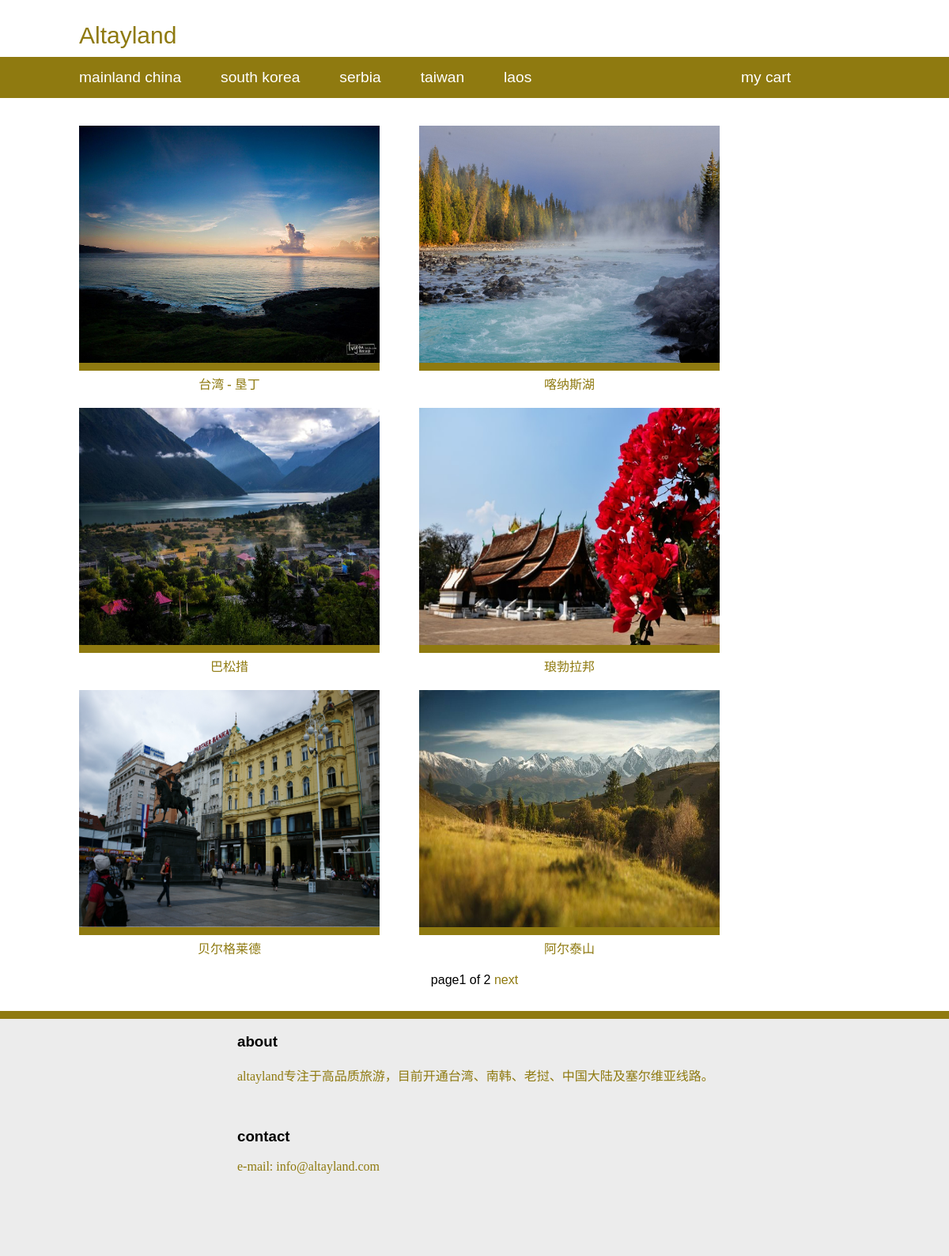
The page / on the database its author committed.
### shop/models.py (models this page shows, shortened)
class Product(models.Model):
    name = models.CharField(max_length=300, db_index=True)
    slug = models.SlugField(max_length=320, db_index=True)
    price = models.DecimalField(max_digits=10, decimal_places=2)
    period = models.CharField(max_length=25)                                        # 旅行時間
    main_image = models.ImageField(upload_to='products/main')                   # 顯示產品主要圖片（只顯示1張）
    available = models.BooleanField(default=True)
    created = models.DateTimeField(auto_now_add=True)
    update = models.DateTimeField(auto_now=True)
    category = models.ForeignKey(Category, related_name='products')
    description = models.TextField()
    itinerary = models.TextField()                                                  # 旅行路線
    q_and_a = models.TextField(blank=True)                                          # 常見問題Q&A
    class Meta:
        ordering = ('name',)
        index_together = (('id', 'slug'), )
    def get_absolute_url(self):
        return reverse('shop:product_detail', args=[self.id, self.slug])

### shop/views.py (the view)
# urls.py: url(r'^$', views.product_list, name='product_list'),
def product_list(request, category_slug=None):
    category = None
    product_list = Product.objects.filter(available=True)
    if category_slug:
        category = get_object_or_404(Category, slug=category_slug)
        product_list = Product.objects.filter(category=category)
    paginator = Paginator(product_list, 6)
    page = request.GET.get('page')
    try:
        products = paginator.page(page)
    except PageNotAnInteger:
        products = paginator.page(1)
    except EmptyPage:
        products = paginator.page(paginator.num_pages)
    return render(request, 'shop/product/list.html', {'category': category,
                                                      'products': products})

### shop/templates/shop/product/list.html (shortened to what this page needs)
{% extends 'shop/base.html' %}
{% load static %}
{% block content %}
    <div id="grid">
        {% for p in products %}
            <div class="item">
                <a href="{{ p.get_absolute_url }}">
                    <img src="{{ p.main_image.url }}">
                </a><br />
                <a href="{{ p.get_absolute_url }}">
                    {{ p.name }}
                </a>
            </div>
        {% endfor %}
    </div>
    <div id="pagination1">
    {% include 'shop/product/pagination.html' %}
    </div>
    <div id="bottom">
            <div id="about">
                <h3>about</h3>
                <p><span style="font-family:DaxCompact-Regular; ">altayland</span>专注于高品质旅游，目前开通台湾、南韩、老挝、中国大陆及塞尔维亚线路。</p>
            </div>
            <div id="contact">
                <h3>contact</h3>
                <p><span style="font-family:DaxCompact-Regular; ">e-mail: info@altayland.com</span></p>
            </div>
    </div>
{% endblock %}

### shop/templates/shop/base.html (shortened to what this page needs)
﻿{% load static %}
<!DOCTYPE html>
<html>
    <head>
        <link href="{% static 'css/base.css' %}" rel="stylesheet">
    </head>
    <body>
        <div id="header">
            <a href="/" class="logo">Altayland</a>
        </div>
        {% block subheader %}
        <div id="subheader">
            <div class="destination">
                <a href="/mainland-china/">mainland china</a>
            </div>
            <div class="destination">
                <a href="/south-korea/">south korea</a>
            </div>
            <div class="destination">
                <a href="/serbia/">serbia</a>
            </div>
            <div class="destination">
                <a href="/taiwan/">taiwan</a>
            </div>
            <div class="destination">
                <a href="/laos/">laos</a>
            </div>
			<div id="cart">
				<a href="{% url 'mycart:cart_detail' %}">my cart</a>
			</div>
        </div>
        {% endblock subheader %}
        <div id="content">
            {% block content %}
            {% endblock content %}
        </div>
    </body>
</html>

### shop/templates/shop/product/pagination.html (shortened to what this page needs)
<div id="pagination">
    <span class="step-links">
        <span class="current" style="color: black;">
            page{{ products.number }} of {{ products.paginator.num_pages }}
        </span>
        {% if products.has_next %}
            <a href="?page={{ products.next_page_number }}">next</a>
        {% endif %}
    </span>
</div>

### shop/static/css/base.css (style rules this page uses)
a { text-decoration: none; color: rgb(143, 122, 16); }
body { margin: 0; padding: 0; font-family: DaxCompact-Regular, Ubuntu, consolas, sans-serif; color: rgb(143, 122, 16); }
#header { padding: 10px 100px; font-size: 18px; overflow: auto; }
#header .logo { font-family: Ubuntu, sans-serif; font-size: 30px; float: left; color: rgb(143, 122, 16); margin-right: 10%; }
#subheader { background: rgb(143, 122, 16); padding: 15px 100px; overflow: auto; }
#subheader .destination { float: left; padding-right: 50px; }
#subheader .destination a { font-size: 1.2em; color: #ffffff; padding-top: 4px; }
#subheader #cart { margin-right: 0; padding-right: 100px; float: right; }
#subheader #cart a { font-size: 1.2em; color: #ffffff; padding-top: 4px; }
#grid, #cart-detail-page { padding: 15px 100px; margin-right: 0px; }
#grid .item { float: left; text-align: center; line-height: 1.2; padding-right: 50px; padding-top: 20px; }
#grid .item a { font-family: "冬青黑体简体中文 W3"; font-weight: 580; }
#grid .item a img { width: 380px; height: 300px; margin-bottom: 8px; border-bottom: solid 10px rgb(143, 122, 16); }
#bottom { margin-top: 30px; width: 100%; height: 300px; background: #ececec; border-top: solid 10px rgb(143, 122, 16); float: left; }
#bottom #about, #bottom #contact { padding-left: 300px; padding-bottom: 20px; font-family: 明兰_Mono, "冬青黑体简体中文 W3" ; }
#bottom #about h3 { color: black; font-family: DaxCompact-Regular, Ubuntu, consolas, sans-serif; }
#bottom #contact h3 { color: black; font-family: DaxCompact-Regular, Ubuntu, consolas, sans-serif; }
#pagination1 { margin-top: 20px; width: 100%; float: left; text-align: center; }

### rows shown on the page
Product: main_image (picture), name "台湾 - 垦丁"
Product: main_image (picture), name "喀纳斯湖"
Product: main_image (picture), name "巴松措"
Product: main_image (picture), name "琅勃拉邦"
Product: main_image (picture), name "贝尔格莱德"
Product: main_image (picture), name "阿尔泰山"

### other values the page prints
{{ products.number }} "1"
{{ products.paginator.num_pages }} "2"
